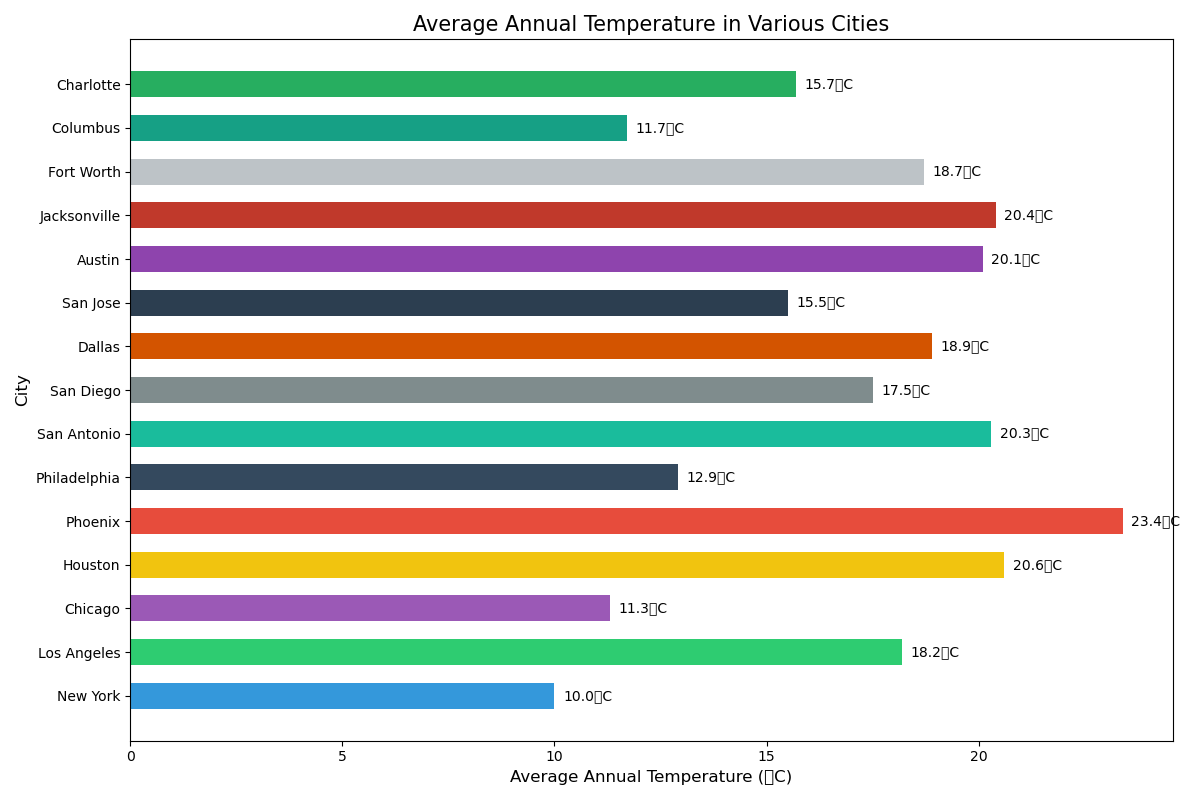

Generate this figure with Python:

import matplotlib.pyplot as plt

# Data
cities = [
    "New York", "Los Angeles", "Chicago", "Houston",
    "Phoenix", "Philadelphia", "San Antonio", "San Diego", 
    "Dallas", "San Jose", "Austin", "Jacksonville", "Fort Worth", 
    "Columbus", "Charlotte"
]
temperatures = [10.0, 18.2, 11.3, 20.6, 23.4, 12.9, 20.3, 17.5, 18.9, 15.5, 20.1, 20.4, 18.7, 11.7, 15.7]

# Colors for each city
colors = [
    '#3498db', '#2ecc71', '#9b59b6', '#f1c40f', '#e74c3c',
    '#34495e', '#1abc9c', '#7f8c8d', '#d35400', '#2c3e50',
    '#8e44ad', '#c0392b', '#bdc3c7', '#16a085', '#27ae60'
]

# Plot
fig, ax = plt.subplots(figsize=(12, 8))
bars = ax.barh(cities, temperatures, color=colors, height=0.6) # Adjusted bar width to 0.6

# Set the title and labels
ax.set_title('Average Annual Temperature in Various Cities', fontsize=15)
ax.set_xlabel('Average Annual Temperature (°C)', fontsize=12)
ax.set_ylabel('City', fontsize=12)

# Customize the tick labels
plt.xticks(fontsize=10)
plt.yticks(fontsize=10)

# Add the data values on the bars
for bar in bars:
    width = bar.get_width()
    label_x_pos = width + 0.2
    ax.text(label_x_pos, bar.get_y() + bar.get_height()/2, f'{width}°C', va='center')

# Show the plot
plt.tight_layout()
plt.show()
